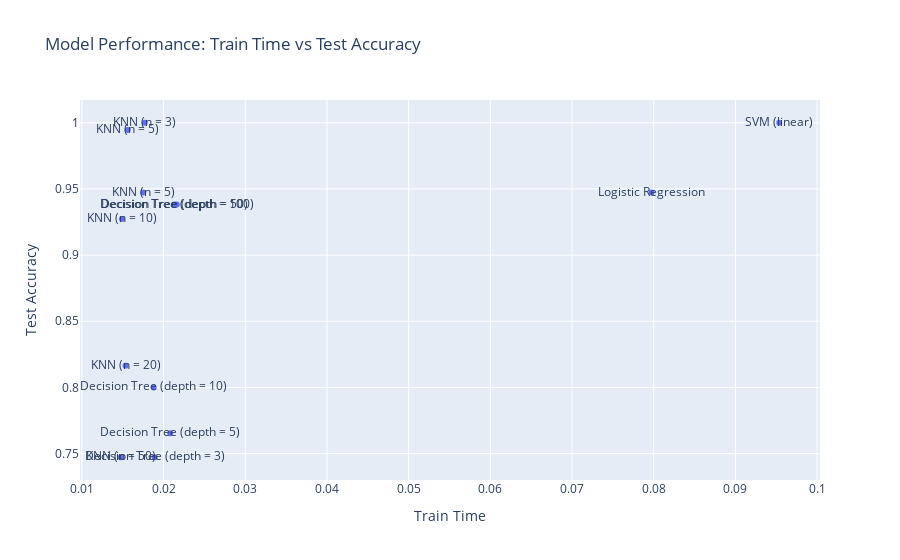

The notebook cell saved with this chart:
### Code cell
model_traintime_testaccuracy_graph = px.scatter(model_comparisons, x='Train Time', y='Test Accuracy', text='Model',
                 title='Model Performance: Train Time vs Test Accuracy')
model_traintime_testaccuracy_graph.show()

### Figure 1 — Plotly figure (JSON) as saved in the notebook; plotly's stock layout.template omitted (floating-point values rounded to 4 significant figures)
{"data": [{"hovertemplate": "Train Time=%{x}<br>Test Accuracy=%{y}<br>Model=%{text}<extra></extra>", "legendgroup": "", "marker": {"color": "#636efa", "symbol": "circle"}, "mode": "markers+text", "name": "", "orientation": "v", "showlegend": false, "text": ["Logistic Regression", "KNN (n = 5)", "Decision Tree (depth = 3)", "SVM (linear)", "KNN (n = 3)", "KNN (n = 5)", "KNN (n = 10)", "KNN (n = 20)", "KNN (n = 50)", "Decision Tree (depth = 5)", "Decision Tree (depth = 10)", "Decision Tree (depth = 50)", "Decision Tree (depth = 100)"], "type": "scatter", "x": [0.07975, 0.01751, 0.01892, 0.09537, 0.01769, 0.01561, 0.0149, 0.01534, 0.01476, 0.02081, 0.01879, 0.0213, 0.02162], "xaxis": "x", "y": [0.9473, 0.9473, 0.7473, 1, 1, 0.9945, 0.9273, 0.8164, 0.7473, 0.7655, 0.8, 0.9382, 0.9382], "yaxis": "y"}], "layout": {"legend": {"tracegroupgap": 0}, "title": {"text": "Model Performance: Train Time vs Test Accuracy"}, "xaxis": {"anchor": "y", "domain": [0, 1], "title": {"text": "Train Time"}}, "yaxis": {"anchor": "x", "domain": [0, 1], "title": {"text": "Test Accuracy"}}}}
